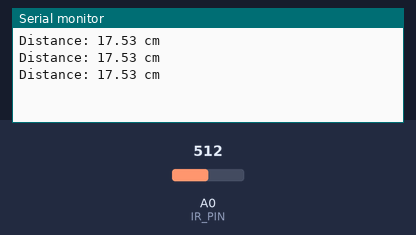
This sketch was run on a simulated Arduino Uno, built with avr-gcc and run on an emulated ATmega328P. On the bench: the last lines printed to the serial monitor. Inputs (shaded band) come from the test bench; at power-on: A0 (IR_PIN) = 512.

Above: at 1.3 s.
1.4 s: A0 (IR_PIN) set to 0
At 1.9 s:
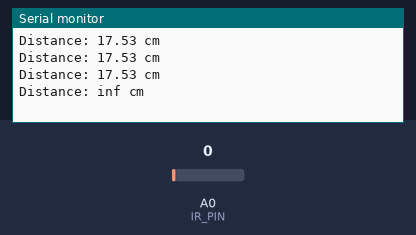
3.5 s: A0 (IR_PIN) set to 122
At 3.9 s:
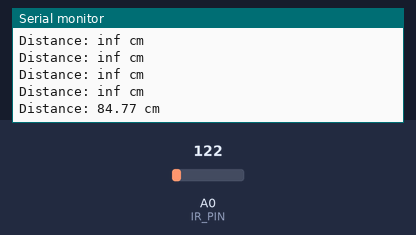

Measured:
- after the input at 1.4 s, the serial monitor: prints a new line after 0.10 s (image 1)
- after the input at 3.5 s, the serial monitor: prints a new line at once (image 2)

The sketch:

IR_Proximity_Sensor.ino
```cpp
const int IR_PIN = A0; // Analog pin connected to the IR proximity sensor

void setup() {
  Serial.begin(9600);
}

void loop() {
  int sensorValue = analogRead(IR_PIN); // Read the analog sensor value
  float voltage = sensorValue * (5.0 / 1023.0); // Convert analog reading to voltage
  float distance = 1.0 / (voltage * 0.019) - 3.5; // Calculate distance in centimeters (adjust constants for your sensor)

  Serial.print("Distance: ");
  Serial.print(distance);
  Serial.println(" cm");

  delay(500); // Delay for a moment to avoid rapid serial output
}
```
